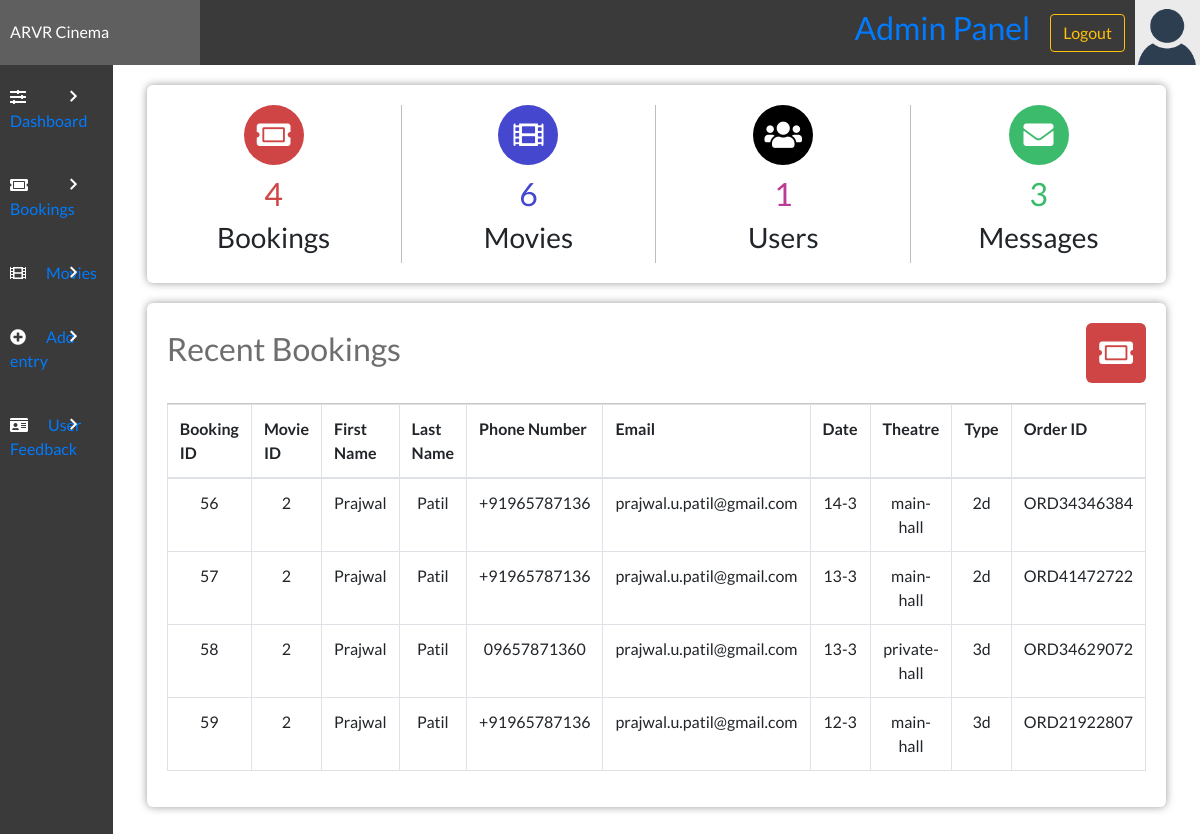
The page /admin/admin.php (signed in) on the database as committed earlier.
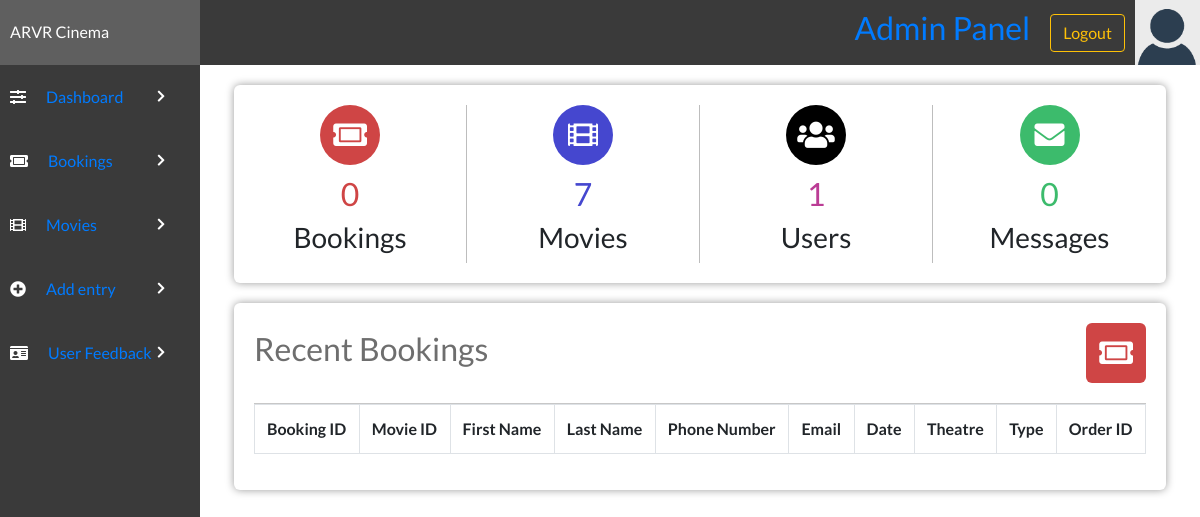
The same page on the database as committed later.
### tables this page shows
CREATE TABLE `bookingtable` (
  `bookingID` int(11) NOT NULL,
  `movieID` int(11) DEFAULT NULL,
  `bookingTheatre` varchar(100) NOT NULL,
  `bookingType` varchar(100) DEFAULT NULL,
  `bookingDate` varchar(50) NOT NULL,
  `bookingTime` varchar(50) NOT NULL,
  `bookingFName` varchar(100) NOT NULL,
  `bookingLName` varchar(100) DEFAULT NULL,
  `bookingPNumber` varchar(12) NOT NULL,
  `bookingEmail` varchar(255) NOT NULL,
  `amount` varchar(255) NOT NULL,
  `ORDERID` varchar(255) NOT NULL,
  `DATE-TIME` datetime NOT NULL DEFAULT current_timestamp()
);

### admin/admin.php (the view, shortened to what the changed rows need)
<!DOCTYPE html>
<html lang="en">
<head>
    <link rel="stylesheet" href="../style/styles.css">
    <link rel="stylesheet" href="https://use.fontawesome.com/releases/v5.7.2/css/all.css">
    <link rel="stylesheet" href="https://maxcdn.bootstrapcdn.com/bootstrap/4.0.0/css/bootstrap.min.css">
    <link rel="stylesheet" href="https://cdn.datatables.net/1.10.22/css/dataTables.bootstrap4.min.css">
    <link rel="stylesheet" href="https://maxcdn.bootstrapcdn.com/bootstrap/4.0.0/css/bootstrap.min.css">
</head>
<body>
    <?php
    $link = mysqli_connect("localhost", "root", "", "cinema_db");
    $sql = "SELECT * FROM bookingtable";
    $bookingsNo = mysqli_num_rows(mysqli_query($link, $sql));
    $messagesNo = mysqli_num_rows(mysqli_query($link, "SELECT * FROM feedbacktable"));
    $moviesNo = mysqli_num_rows(mysqli_query($link, "SELECT * FROM movietable"));
    $userNo = mysqli_num_rows(mysqli_query($link, "SELECT * FROM users"));
    ?>
    <?php include('header.php'); ?>
    <div class="admin-container">
        <div class="admin-section admin-section2">
            <div class="admin-section-column">
                <div class="admin-section-panel admin-section-stats">
                    <div class="admin-section-stats-panel">
                        <i class="fa fa-ticket-alt"  style="background-color: #cf4545"></i>
                        <h2 style="color: #cf4545"><?php echo $bookingsNo ?></h2>
                        <h3>Bookings</h3>
                    </div>
                    <div class="admin-section-stats-panel">
                        <i class="fas fa-film" style="background-color: #4547cf"></i>
                        <h2 style="color: #4547cf"><?php echo $moviesNo ?></h2>
                        <h3>Movies</h3>
                    </div>
                    <div class="admin-section-stats-panel">
                        <h2 style="color: #bb3c95"><?php echo $userNo ?></h2>
                    </div>
                    <div class="admin-section-stats-panel" style="border: none">
                        <i class="fas fa-envelope" style="background-color: #3cbb6c"></i>
                        <h2 style="color: #3cbb6c"><?php echo $messagesNo ?></h2>
                        <h3>Messages</h3>
                    </div>
                </div>
                <div class="admin-section-panel admin-section-panel1">
                    <div class="admin-panel-section-header">
                        <h2>Recent Bookings</h2>
                    </div>
                    <div class="admin-panel-section-content">
                        <table class="table table-bordered" id="dataTable" width="100%" cellspacing="0">
                            <tr>
                                <th>Booking ID</th>
                                <th>Movie ID</th>
                                <th>First Name</th>
                                <th>Last Name</th>
                                <th>Phone Number</th>
                                <th>Email</th>
                                <th>Date</th>
                                <th>Theatre</th>
                                <th>Type</th>
                                <th>Order ID</th>
                            </tr>
                            <tbody>
                                <?php
                                $host = "localhost";
                                $user = "root";
                                $password = "";
                                $dbname = "cinema_db";
                                $con = mysqli_connect($host, $user, $password, $dbname);
                                $select = "SELECT * FROM `bookingtable`";
                                $run = mysqli_query($con, $select);
                                while ($row = mysqli_fetch_array($run)) {
                                    $bookingid = $row['bookingID'];
                                    $movieID = $row['movieID'];
                                    $bookingFName = $row['bookingFName'];
                                    $bookingLName = $row['bookingLName'];
                                    $mobile = $row['bookingPNumber'];
                                    $email = $row['bookingEmail'];
                                    $date = $row['bookingDate'];
                                    $theatre = $row['bookingTheatre'];
                                    $type = $row['bookingType'];
                                    $ORDERID = $row['ORDERID'];
                                ?>
                                    <tr align="center">
                                        <td><?php echo $bookingid; ?></td>
                                        <td><?php echo $movieID; ?></td>
                                        <td><?php echo $bookingFName; ?></td>
                                        <td><?php echo $bookingLName; ?></td>
                                        <td><?php echo $mobile; ?></td>
                                        <td><?php echo $email; ?></td>
                                        <td><?php echo $date; ?></td>
                                        <td><?php echo $theatre; ?></td>
                                        <td><?php echo $type; ?></td>
                                        <td><?php echo $ORDERID; ?></td>
                                    </tr>
                                <?php }
                                ?>
                            </tbody>
                        </table>
                    </div>
                </div>
            </div>
        </div>
    </div>
</body>
</html>

Rows that differ between the two databases and show on the page:
removed bookingtable: bookingID "56", movieID "2", bookingFName "Prajwal", bookingLName "Patil", bookingPNumber "+91965787136", bookingEmail "prajwal.u.patil@gmail.com", bookingDate "14-3", bookingTheatre "main-hall", bookingType "2d", ORDERID "ORD34346384"
removed bookingtable: bookingID "57", movieID "2", bookingFName "Prajwal", bookingLName "Patil", bookingPNumber "+91965787136", bookingEmail "prajwal.u.patil@gmail.com", bookingDate "13-3", bookingTheatre "main-hall", bookingType "2d", ORDERID "ORD41472722"
removed bookingtable: bookingID "58", movieID "2", bookingFName "Prajwal", bookingLName "Patil", bookingPNumber "09657871360", bookingEmail "prajwal.u.patil@gmail.com", bookingDate "13-3", bookingTheatre "private-hall", bookingType "3d", ORDERID "ORD34629072"
removed bookingtable: bookingID "59", movieID "2", bookingFName "Prajwal", bookingLName "Patil", bookingPNumber "+91965787136", bookingEmail "prajwal.u.patil@gmail.com", bookingDate "12-3", bookingTheatre "main-hall", bookingType "3d", ORDERID "ORD21922807"
Other text that changed with them:
$bookingsNo: "4" → "0"
$moviesNo: "6" → "7"
$messagesNo: "3" → "0"
